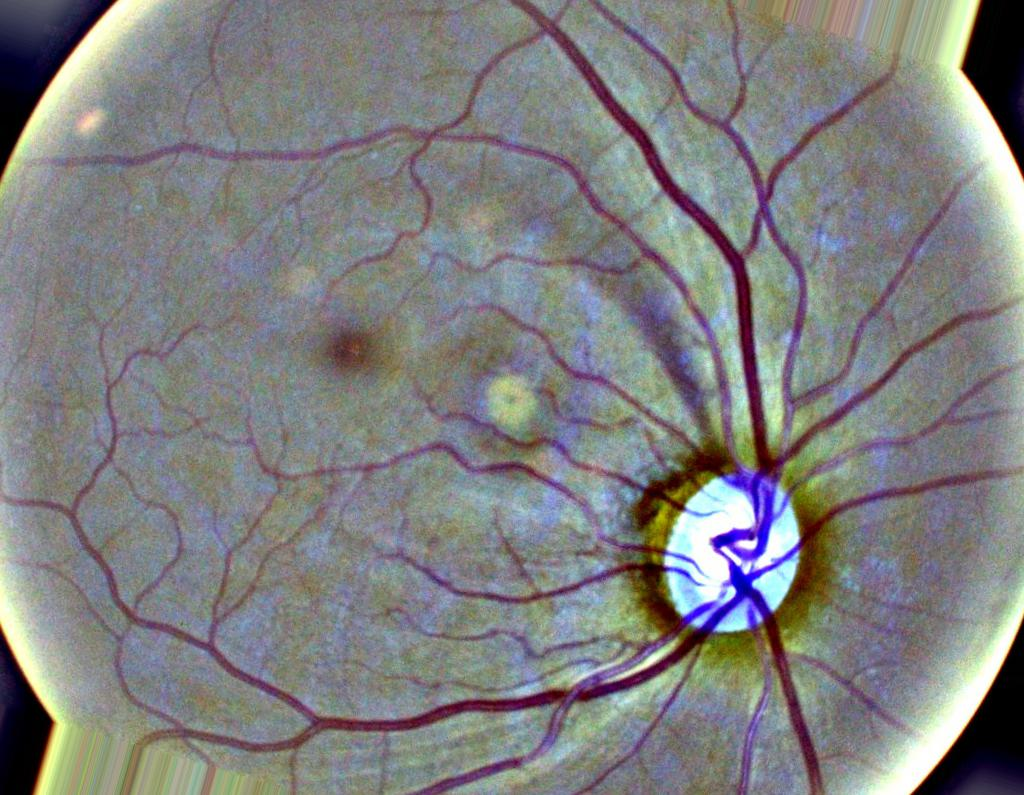
#> input picture DR1.jpeg, 1024 x 795 px
$ jupyter execute --allow-errors apply_fuzzy_c.ipynb
#> lines starting #> are read from the running program, lines starting #| are printed output that depends on the picture
[cell 1]
import numpy as np
import matplotlib.pyplot as plt
from PIL import Image
from skfuzzy import cmeans

[cell 2]
# Load the image
image_path = "DR1.jpeg"  # Replace with your image path
image = Image.open(image_path).convert("L")  # Convert to grayscale
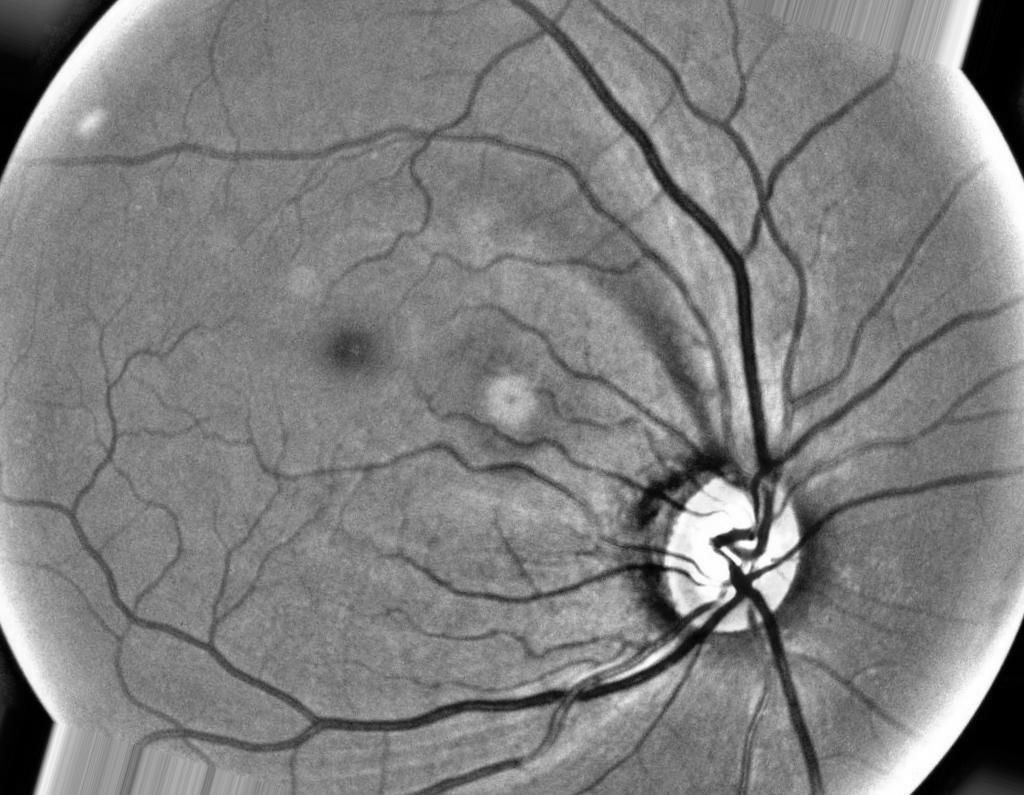
#> image: PIL image 1024x795 L; min 0, max 255, mean 127.3
gray_image = np.array(image, dtype=np.float64) / 255.0

# Reshape the image into a 1D array for clustering
pixel_values = gray_image.flatten().reshape(1, -1)

# Set FCM parameters
n_clusters = 3
m = 2.0  # Fuzziness parameter
error = 0.005
max_iter = 1000

# Run FCM
#> (the rest of this cell did not finish here and is left out)


$ run again, with DR2.png saved as DR1.jpeg
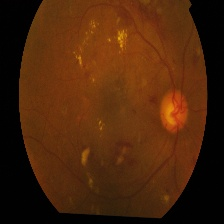
#> input picture DR2.png, 224 x 224 px
#> `image = Image.open(image_path).convert("L")`:
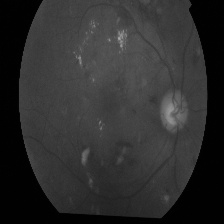
#> image: PIL image 224x224 L; min 0, max 168, mean 45.9

$ run again, with DR3.png saved as DR1.jpeg
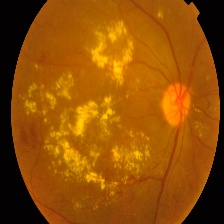
#> input picture DR3.png, 224 x 224 px
#> `image = Image.open(image_path).convert("L")`:
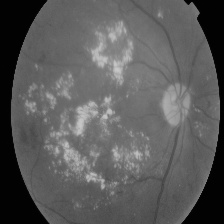
#> image: PIL image 224x224 L; min 0, max 200, mean 90.5
